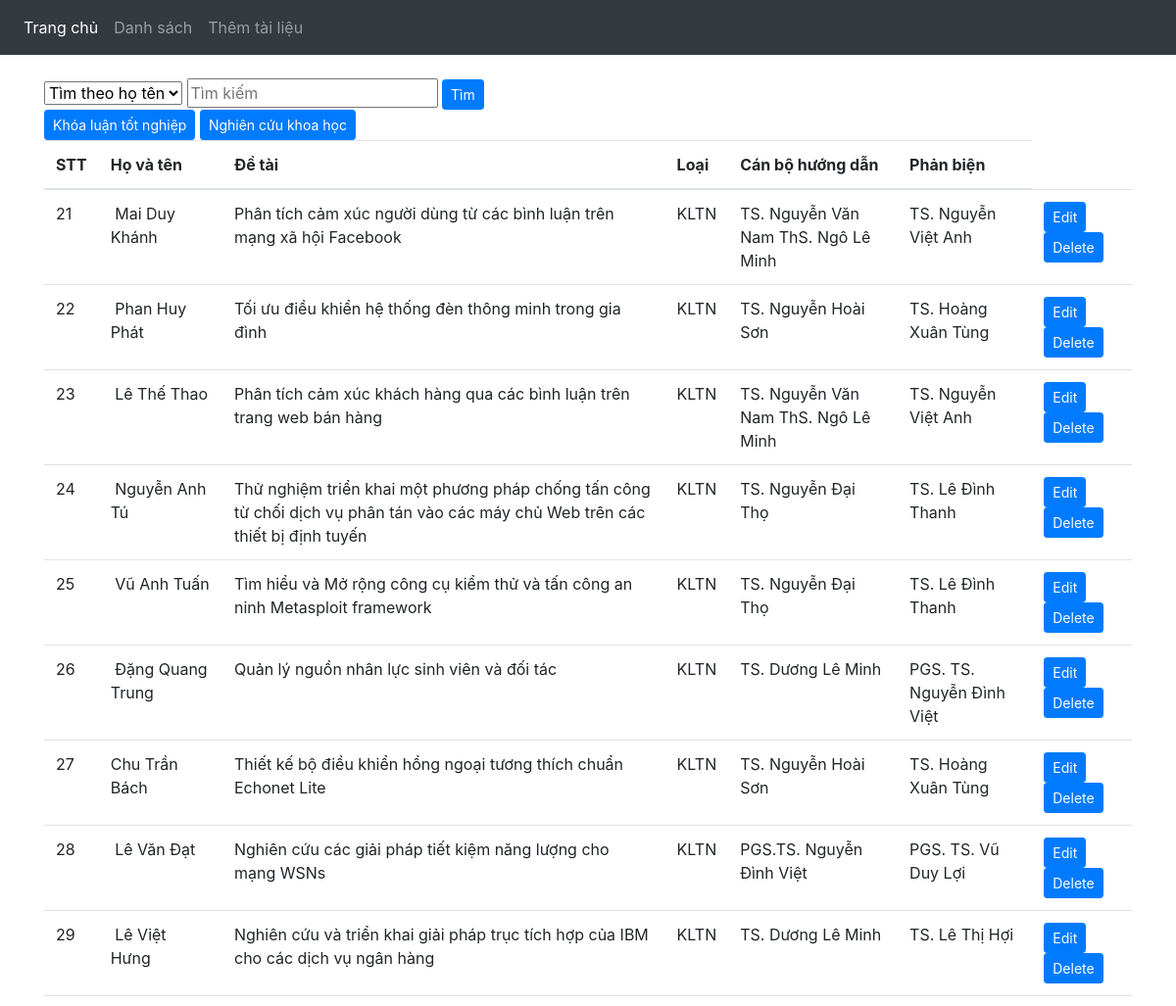
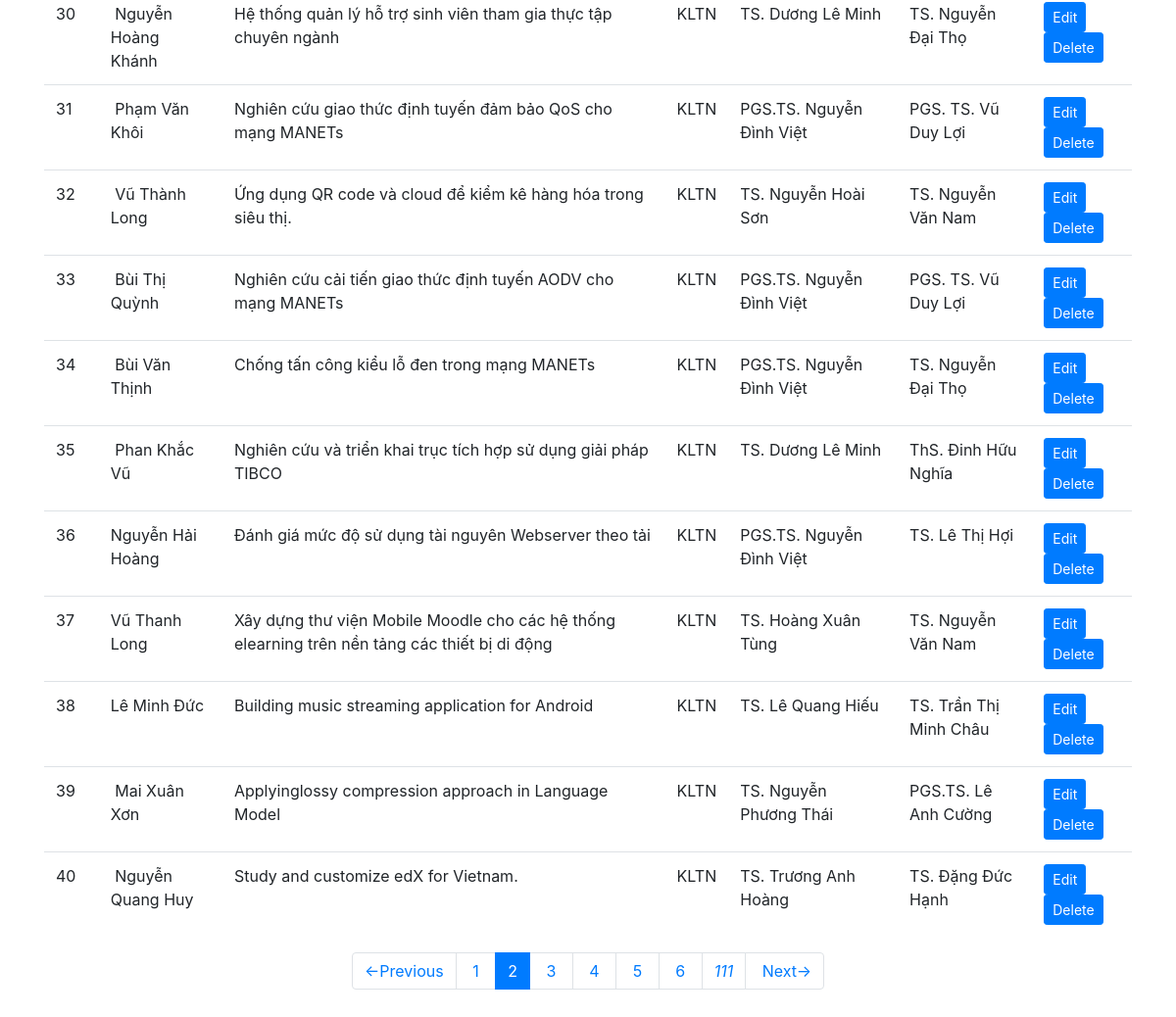
The page /list/view?page=2 on the database its author committed (2 pictures, top to bottom).
### list/models.py (models this page shows)
class Student(models.Model):
    id = models.AutoField(primary_key=True, null=False)
    id_student= models.IntegerField(null=True)
    name = models.CharField(max_length=30, null=True)
    birth_date = models.DateField(null=True)
    academic_year = models.CharField(max_length=30, null=True)
    topic = models.CharField(max_length=100, null=True)
    TOPIC_TYPE = (
                ('KLTN','Khóa luận tốt nghiệp'),
                ('NCKH','Nghiên cứu khoa học')
    )
    topic_type=models.CharField(max_length=4,null=True,choices=TOPIC_TYPE)
    tutor = models.CharField(max_length=30, null=True)
    reviewer = models.CharField(max_length=30, null=True)
    work_unit = models.CharField(max_length=30, null=True)
    file = models.FileField(upload_to='media')

### list/views.py (the view, shortened to what this page needs)
# urls.py: path('list/view', view, name="view"),
def view(request):
    query = request.GET.get("q")
    students = Student.objects.all()
    tieude = request.GET.get("tieude")
    paginator = Paginator(students, 20)  # Show 20 students per page
    page = request.GET.get('page')
    students = paginator.get_page(page)
    return render(request, 'list/list.html', {'students': students})

### list/templates/list/list.html (shortened to what this page needs)
{% extends 'list/base.html' %}
{% block body %}
<form class = "input" method="get" >
    <select name="tieude">
        <option value="hoten">Tìm theo họ tên</option>
    </select>
    <input type="text" name="q" id="id_q" value="{{ query }}" placeholder="Tìm kiếm">
    <button class="btn btn-primary btn-sm" type="submit">Tìm</button>
</form>
 <a href="{% url 'kltn' %}" class="btn btn-primary btn-sm" role="button" aria-pressed="true" > Khóa luận tốt nghiệp</a>
 <a href="{% url 'nckh' %}" class="btn btn-primary btn-sm" role="button" aria-pressed="true" > Nghiên cứu khoa học</a>
  <table class="table table-hover">
    <thead>
      <tr>
        <th>STT</th>
        <th>Họ và tên</th>
        <th>Đề tài</th>
        <th>Loại</th>
        <th>Cán bộ hướng dẫn</th>
        <th>Phản biện</th>
      </tr>
    </thead>
   <tbody>
     {% for student in students %}
         <tr>
           <td>{{ student.id }}</td>
           <td>{{ student.name }} </td>
           <td>{{ student.topic }}</td>
           <td>{{student.topic_type}}</td>
           <td>{{ student.tutor }}</td>
           <td>{{ student.reviewer }}</td>
           <td>
             <a href="{% url 'edit_info' student.pk %}" class="btn btn-primary btn-sm" role="button" aria-pressed="true" > Edit</a>
             <a href="{% url 'delete_student' student.pk %}" class="btn btn-primary btn-sm" role="button" aria-pressed="true" > Delete</a>
           </td>
         </tr>
     {% endfor %}
    </tbody>
  </table>
<div>
    <ul class="pagination justify-content-center" >
        {% if students.has_previous %}
        <li class="page-item"><a class="page-link" href="?page={{ students.previous_page_number }}{% if request.GET.q %}&q={{ request.GET.q }}&tieude={{ request.GET.tieude }}{% endif %}"><-Previous</a></li>
        {% endif %}
        {% for i in students.paginator.page_range %}
        {% if i > students.number|add:"-5" %}
            {% if i < students.number|add:"5" %}
                {% if students.number == i %}
        <li class="page-item active"><a class="page-link"<span>{{ i }} </span></li></a></li>
                {% else %}
        <li class="page-item"><a class="page-link" href="?page={{ i }}{% if request.GET.q %}&q={{ request.GET.q }}&tieude={{ request.GET.tieude }}{% endif %}">&nbsp;{{ i }}&nbsp;</a></li>
                {% endif %}
            {% endif %}
        {% endif %}
        {% endfor %}
        {% if students.number < students.paginator.num_pages|add:"-5" %}
        <li class="page-item"><a class="page-link" href="?page={{ students.paginator.num_pages }}{% if request.GET.q %}&q={{ request.GET.q }}&tieude={{ request.GET.tieude }}{% endif %}"><i>{{ students.paginator.num_pages }}</i></a></li>
        {% endif %}
        {% if students.has_next %}
        <li class="page-item"><a class="page-link" href="?page={{ students.next_page_number }}{% if request.GET.q %}&q={{ request.GET.q }}&tieude={{ request.GET.tieude }}{% endif %}">&nbsp;Next-></a></li>
        {% endif %}
    </ul>
</div>
{% endblock %}

### list/static/css/mystyle.css (style rules this page uses)
body { background-color: darkseagreen; }

### list/templates/list/base.html (style rules this page uses)
body { padding-bottom: 20px; background-color:rgb(236,248,236); }

### rows shown on the page
Student: id "21", name "Mai Duy Khánh", topic "Phân tích cảm xúc người dùng từ các bình luận trên mạng xã hội Facebook", topic_type "KLTN", tutor "TS. Nguyễn Văn Nam ThS. Ngô Lê Minh", reviewer "TS. Nguyễn Việt Anh"
Student: id "22", name "Phan Huy Phát", topic "Tối ưu điều khiển hệ thống đèn thông minh trong gia đình", topic_type "KLTN", tutor "TS. Nguyễn Hoài Sơn", reviewer "TS. Hoàng Xuân Tùng"
Student: id "23", name "Lê Thế Thao", topic "Phân tích cảm xúc khách hàng qua các bình luận trên trang web bán hàng", topic_type "KLTN", tutor "TS. Nguyễn Văn Nam ThS. Ngô Lê Minh", reviewer "TS. Nguyễn Việt Anh"
Student: id "24", name "Nguyễn Anh Tú", topic "Thử nghiệm triển khai một phương pháp chống tấn công từ chối dịch vụ phân tán vào các máy chủ Web trên các thiết bị định tuyến", topic_type "KLTN", tutor "TS. Nguyễn Đại Thọ", reviewer "TS. Lê Đình Thanh"
Student: id "25", name "Vũ Anh Tuấn", topic "Tìm hiểu và Mở rộng công cụ kiểm thử và tấn công an ninh Metasploit framework", topic_type "KLTN", tutor "TS. Nguyễn Đại Thọ", reviewer "TS. Lê Đình Thanh"
Student: id "26", name "Đặng Quang Trung", topic "Quản lý nguồn nhân lực sinh viên và đối tác", topic_type "KLTN", tutor "TS. Dương Lê Minh", reviewer "PGS. TS. Nguyễn Đình Việt"
Student: id "27", name "Chu Trần Bách", topic "Thiết kế bộ điều khiển hồng ngoại tương thích chuẩn Echonet Lite", topic_type "KLTN", tutor "TS. Nguyễn Hoài Sơn", reviewer "TS. Hoàng Xuân Tùng"
Student: id "28", name "Lê Văn Đạt", topic "Nghiên cứu các giải pháp tiết kiệm năng lượng cho mạng WSNs", topic_type "KLTN", tutor "PGS.TS. Nguyễn Đình Việt", reviewer "PGS. TS. Vũ Duy Lợi"
Student: id "29", name "Lê Việt Hưng", topic "Nghiên cứu và triển khai giải pháp trục tích hợp của IBM cho các dịch vụ ngân hàng", topic_type "KLTN", tutor "TS. Dương Lê Minh", reviewer "TS. Lê Thị Hợi"
Student: id "30", name "Nguyễn Hoàng Khánh", topic "Hệ thống quản lý hỗ trợ sinh viên tham gia thực tập chuyên ngành", topic_type "KLTN", tutor "TS. Dương Lê Minh", reviewer "TS. Nguyễn Đại Thọ"
Student: id "31", name "Phạm Văn Khôi", topic "Nghiên cứu giao thức định tuyến đảm bảo QoS cho mạng MANETs", topic_type "KLTN", tutor "PGS.TS. Nguyễn Đình Việt", reviewer "PGS. TS. Vũ Duy Lợi"
Student: id "32", name "Vũ Thành Long", topic "Ứng dụng QR code và cloud để kiểm kê hàng hóa trong siêu thị.", topic_type "KLTN", tutor "TS. Nguyễn Hoài Sơn", reviewer "TS. Nguyễn Văn Nam"
Student: id "33", name "Bùi Thị Quỳnh", topic "Nghiên cứu cải tiến giao thức định tuyến AODV cho mạng MANETs", topic_type "KLTN", tutor "PGS.TS. Nguyễn Đình Việt", reviewer "PGS. TS. Vũ Duy Lợi"
Student: id "34", name "Bùi Văn Thịnh", topic "Chống tấn công kiểu lỗ đen trong mạng MANETs", topic_type "KLTN", tutor "PGS.TS. Nguyễn Đình Việt", reviewer "TS. Nguyễn Đại Thọ"
Student: id "35", name "Phan Khắc Vũ", topic "Nghiên cứu và triển khai trục tích hợp sử dụng giải pháp TIBCO", topic_type "KLTN", tutor "TS. Dương Lê Minh", reviewer "ThS. Đinh Hữu Nghĩa"
Student: id "36", name "Nguyễn Hải Hoàng", topic "Đánh giá mức độ sử dụng tài nguyên Webserver theo tải", topic_type "KLTN", tutor "PGS.TS. Nguyễn Đình Việt", reviewer "TS. Lê Thị Hợi"
Student: id "37", name "Vũ Thanh Long", topic "Xây dựng thư viện Mobile Moodle cho các hệ thống elearning trên nền tảng các thiết bị di động", topic_type "KLTN", tutor "TS. Hoàng Xuân Tùng", reviewer "TS. Nguyễn Văn Nam"
Student: id "38", name "Lê Minh Đức", topic "Building music streaming application for Android", topic_type "KLTN", tutor "TS. Lê Quang Hiếu", reviewer "TS. Trần Thị Minh Châu"
Student: id "39", name "Mai Xuân Xơn", topic "Applyinglossy compression approach in Language Model", topic_type "KLTN", tutor "TS. Nguyễn Phương Thái", reviewer "PGS.TS. Lê Anh Cường"
Student: id "40", name "Nguyễn Quang Huy", topic "Study and customize edX for Vietnam.", topic_type "KLTN", tutor "TS. Trương Anh Hoàng", reviewer "TS. Đặng Đức Hạnh"

### other values the page prints
{{ i }} "1" "3" "4" "5" "6"
{{ i }} "2"
{{ students.paginator.num_pages }} "111"
